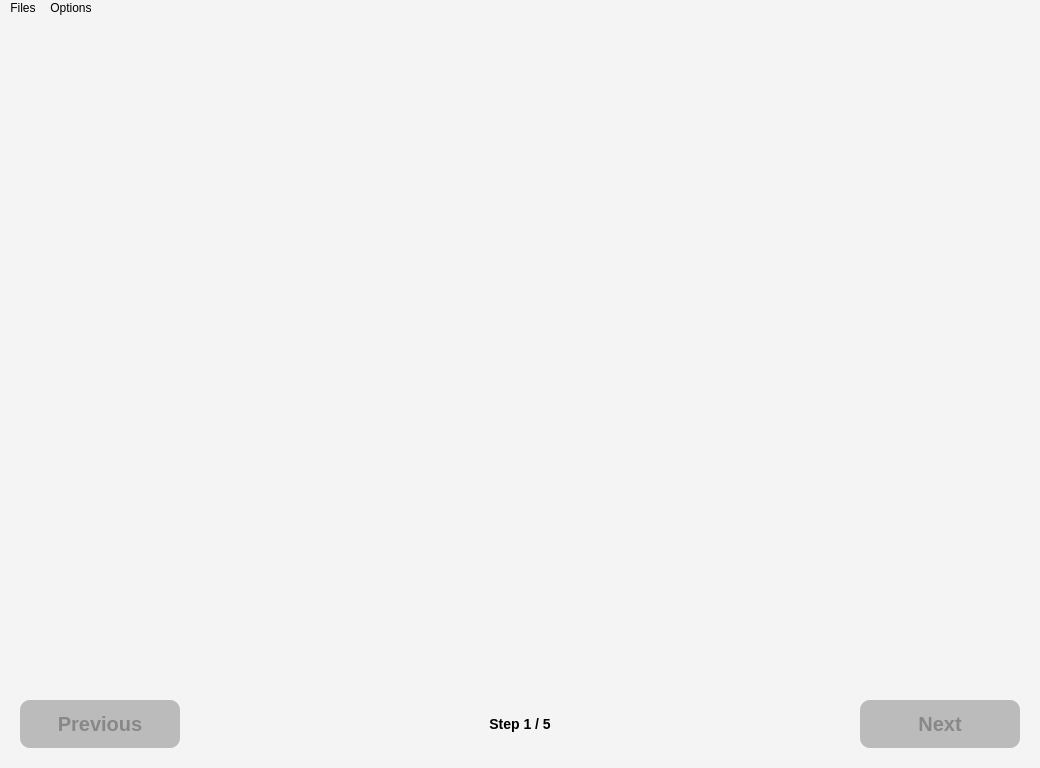
<?xml version="1.0" encoding="UTF-8"?>
<ui version="4.0">
 <class>dicomifier::ihm::MainFrame</class>
 <widget class="QMainWindow" name="dicomifier::ihm::MainFrame">
  <property name="geometry">
   <rect>
    <x>0</x>
    <y>0</y>
    <width>1040</width>
    <height>768</height>
   </rect>
  </property>
  <property name="minimumSize">
   <size>
    <width>1040</width>
    <height>768</height>
   </size>
  </property>
  <property name="contextMenuPolicy">
   <enum>Qt::NoContextMenu</enum>
  </property>
  <property name="windowTitle">
   <string>Dicomifier Interface</string>
  </property>
  <property name="styleSheet">
   <string notr="true">QWidget 
{
    background-color: #F4F4F4;
}

QWidget #menuBar
{
    border: none;
}

QMenuBar 
{
    background-color: qlineargradient(x1:0, y1:0, x2:0, y2:1,
                                      stop:0 #EEEEEE, stop:1 #BBBBBB);
}
 
QMenuBar::item 
{
    spacing: 3px; /* spacing between menu bar items */
    padding: 1px 4px;
    background: transparent;
    border-radius: 4px;
}

QMenuBar::item:selected 
{
    border-color: lightblue;
    background: rgba(200, 200, 200, 255);
}

QMenuBar::item:pressed 
{
    background: rgba(200, 200, 200, 200);
}

QMenu 
{
    background-color: white;
    margin: 2px; /* some spacing around the menu */
}

QMenu::item 
{
    padding: 2px 25px 2px 20px;
    border: 1px solid transparent;
}

QMenu::item:selected 
{
    border-color: lightblue;
    background: rgba(200, 200, 200, 150);
}
 
QMenu::icon:checked 
{
    background: #CCCCCC;
    border: 1px inset lightblue;
    position: absolute;
    top: 1px;
    right: 1px;
    bottom: 1px;
    left: 1px;
}

QMenu::separator 
{
    height: 2px;
    background: #BBBBBB;
    margin-left: 5spx;
    margin-right: 5px;
}

QMenu::indicator 
{
    width: 13px;
    height: 13px;
}
</string>
  </property>
  <widget class="QWidget" name="centralWidget">
   <property name="styleSheet">
    <string notr="true">QPushButton
{
    background-color: #2266FF;
    border: 1px solid grey;
    border-radius: 10px;
    margin: 20px;
    font-size: 20px;
    font-weight: bold;
    color: black;
}

QPushButton:disabled
{
    background-color: #BBBBBB;
    color: #888888;
}

QPushButton:pressed
{
    background-color: #22BBFF;
}

QPushButton:checked
{
    border: 1px solid grey;
    border-radius: 10px;
}</string>
   </property>
   <layout class="QGridLayout" name="gridLayout_2" rowstretch="0,0">
    <property name="leftMargin">
     <number>0</number>
    </property>
    <property name="topMargin">
     <number>0</number>
    </property>
    <property name="rightMargin">
     <number>0</number>
    </property>
    <property name="bottomMargin">
     <number>0</number>
    </property>
    <property name="spacing">
     <number>0</number>
    </property>
    <item row="1" column="0" alignment="Qt::AlignBottom">
     <widget class="QWidget" name="stepBand" native="true">
      <property name="enabled">
       <bool>true</bool>
      </property>
      <property name="minimumSize">
       <size>
        <width>1024</width>
        <height>88</height>
       </size>
      </property>
      <property name="maximumSize">
       <size>
        <width>16777215</width>
        <height>88</height>
       </size>
      </property>
      <property name="styleSheet">
       <string notr="true">QWidget 
{
    border: none;
    font-weight: bold;
}

QLabel
{
    background: transparent;
    font-size: 14px;
}</string>
      </property>
      <layout class="QGridLayout" name="gridLayout_3" rowstretch="0,0" rowminimumheight="0,0">
       <property name="leftMargin">
        <number>0</number>
       </property>
       <property name="topMargin">
        <number>0</number>
       </property>
       <property name="rightMargin">
        <number>0</number>
       </property>
       <property name="bottomMargin">
        <number>0</number>
       </property>
       <property name="spacing">
        <number>0</number>
       </property>
       <item row="1" column="2">
        <widget class="QLabel" name="stepNumberLabel">
         <property name="text">
          <string>Step 1 / 5</string>
         </property>
         <property name="scaledContents">
          <bool>true</bool>
         </property>
         <property name="alignment">
          <set>Qt::AlignCenter</set>
         </property>
        </widget>
       </item>
       <item row="1" column="4">
        <widget class="QPushButton" name="nextButton">
         <property name="enabled">
          <bool>false</bool>
         </property>
         <property name="minimumSize">
          <size>
           <width>200</width>
           <height>88</height>
          </size>
         </property>
         <property name="maximumSize">
          <size>
           <width>200</width>
           <height>88</height>
          </size>
         </property>
         <property name="text">
          <string>Next</string>
         </property>
        </widget>
       </item>
       <item row="1" column="0">
        <widget class="QPushButton" name="previousButton">
         <property name="enabled">
          <bool>false</bool>
         </property>
         <property name="minimumSize">
          <size>
           <width>200</width>
           <height>88</height>
          </size>
         </property>
         <property name="maximumSize">
          <size>
           <width>200</width>
           <height>88</height>
          </size>
         </property>
         <property name="text">
          <string>Previous</string>
         </property>
        </widget>
       </item>
       <item row="1" column="1">
        <spacer name="horizontalSpacer">
         <property name="orientation">
          <enum>Qt::Horizontal</enum>
         </property>
         <property name="sizeHint" stdset="0">
          <size>
           <width>40</width>
           <height>20</height>
          </size>
         </property>
        </spacer>
       </item>
       <item row="1" column="3">
        <spacer name="horizontalSpacer_2">
         <property name="orientation">
          <enum>Qt::Horizontal</enum>
         </property>
         <property name="sizeHint" stdset="0">
          <size>
           <width>40</width>
           <height>20</height>
          </size>
         </property>
        </spacer>
       </item>
      </layout>
     </widget>
    </item>
    <item row="0" column="0">
     <widget class="QWidget" name="stepWidget" native="true">
      <property name="sizePolicy">
       <sizepolicy hsizetype="Expanding" vsizetype="Expanding">
        <horstretch>0</horstretch>
        <verstretch>0</verstretch>
       </sizepolicy>
      </property>
      <property name="styleSheet">
       <string notr="true">QTreeView 
{
    show-decoration-selected: 1;
    margin: 5px;
    border-radius: 10px;
    border: 1px solid #2299FF;
}

QTreeView:disabled
{
    border: 1px solid #999999;
}

QTreeView::item 
{
    border-top-color: transparent;
    border-bottom-color: transparent;
    height: 20px;
}

QTreeView::item:hover 
{
    background: qlineargradient(x1: 0, y1: 0, x2: 0, y2: 1, stop: 0 #e7effd, stop: 1 #cbdaf1);
    border: 1px solid #bfcde4;
}

 QTreeView::item:selected {
     border: 1px solid #567dbc;
 }

QTreeView::item:selected:active{
     background: qlineargradient(x1: 0, y1: 0, x2: 0, y2: 1, stop: 0 #6ea1f1, stop: 1 #567dbc);
}

QTreeView::item:selected:!active {
     background: qlineargradient(x1: 0, y1: 0, x2: 0, y2: 1, stop: 0 #6b9be8, stop: 1 #577fbf);
}

QTreeView::indicator 
{
	width: 32px;
	height: 32px;
}

 QTreeView::indicator:unchecked {
     image: url(:/images/checkbox_unchecked);
 }

 QTreeView::indicator:unchecked:disabled {
     image: url(:/images/checkbox_unchecked_off);
 }
 
 QTreeView::indicator:unchecked:hover {
     image: url(:/images/checkbox_unchecked);
 }
 
 QTreeView::indicator:unchecked:pressed {
     image: url(:/images/checkbox_unchecked);
 }
 
 QTreeView::indicator:checked {
     image: url(:/images/checkbox_checked);
 }
 
 QTreeView::indicator:checked:disabled {
     image: url(:/images/checkbox_checked_off);
 }
 
 QTreeView::indicator:checked:hover {
     image: url(:/images/checkbox_checked);
 }
 
 QTreeView::indicator:checked:pressed {
     image: url(:/images/checkbox_checked);
 }
 
 QTreeView::indicator:indeterminate {
     image: url(:/images/checkbox_partial);
 }
 
 QTreeView::indicator:indeterminate:disabled {
     image: url(:/images/checkbox_partial_off);
 }
 
 QTreeView::indicator:indeterminate:hover {
     image: url(:/images/checkbox_partial);
 }
 
 QTreeView::indicator:indeterminate:pressed {
     image: url(:/images/checkbox_partial);
 }

QTreeView::branch:has-children:!has-siblings:closed,
QTreeView::branch:closed:has-children:has-siblings 
{
    border-image: none;
    image: url(:/images/treeview_closed);
	margin-left: 5px;
 }

QTreeView::branch:open:has-children:!has-siblings,
QTreeView::branch:open:has-children:has-siblings  
{
    border-image: none;
    image: url(:/images/treeview_open);
	margin-left: 5px;
 }

QWidget #widget
{
    border: none;
    margin: 0px 2px;
}

QHeaderView::section 
{
    background: transparent;
    color: #777777;
    padding-left: 4px;
}

QHeaderView
{
    background: transparent;
    border-bottom: 1px solid #2299FF;
}

QHeaderView:disabled
{
    border-bottom: 1px solid #999999;
}

QLabel
{
    background: transparent;
    border: none;
    font-size: 18px;
    margin: 10px 5px;
}

QLineEdit
{
    margin: 0px 5px;
    background-color: white;
    border-radius: 8px;
    border: 1px solid #2299FF;
}

QLineEdit:disabled
{
    border: 1px solid #999999;
    background-color: #F2F2F2;
}

QCheckBox
{
    font-size: 18px;
    spacing: 10px;
}
 
 QCheckBox::indicator 
{
	width: 32px;
	height: 32px;
}

QCheckBox::indicator:unchecked {
     image: url(:/images/checkbox_unchecked);
 }

 QCheckBox::indicator:unchecked:disabled {
     image: url(:/images/checkbox_unchecked_off);
 }
 
 QCheckBox::indicator:unchecked:hover {
     image: url(:/images/checkbox_unchecked);
 }
 
 QCheckBox::indicator:unchecked:pressed {
     image: url(:/images/checkbox_unchecked);
 }
 
 QCheckBox::indicator:checked {
     image: url(:/images/checkbox_checked);
 }
 
 QCheckBox::indicator:checked:disabled {
     image: url(:/images/checkbox_checked_off);
 }
 
 QCheckBox::indicator:checked:hover {
     image: url(:/images/checkbox_checked);
 }
 
 QCheckBox::indicator:checked:pressed {
     image: url(:/images/checkbox_checked);
 }
 
 QCheckBox::indicator:indeterminate {
     image: url(:/images/checkbox_partial);
 }
 
 QCheckBox::indicator:indeterminate:disabled {
     image: url(:/images/checkbox_partial_off);
 }
 
 QCheckBox::indicator:indeterminate:hover {
     image: url(:/images/checkbox_partial);
 }
 
 QCheckBox::indicator:indeterminate:pressed {
     image: url(:/images/checkbox_partial);
 }

QRadioButton
{
    margin: 5px 15px;
    font-size: 18px;
    background: transparent;
    border: none;
}

QRadioButton::indicator {
     width: 20px;
     height: 20px;
 }
 
 QRadioButton::indicator::unchecked {
     image: url(:/images/radiobutton_unchecked);
 }
 
 QRadioButton::indicator:unchecked:disabled {
     image: url(:/images/radiobutton_unchecked_off);
 }
 
 QRadioButton::indicator:unchecked:hover {
     image: url(:/images/radiobutton_unchecked);
 }
 
 QRadioButton::indicator:unchecked:pressed {
     image: url(:/images/radiobutton_unchecked);
 }
 
 QRadioButton::indicator::checked {
     image: url(:/images/radiobutton_checked);
 }

QRadioButton::indicator:checked:disabled
{
	image: url(:/images/radiobutton_checked_off);
}
 
 QRadioButton::indicator:checked:hover {
     image: url(:/images/radiobutton_checked);
 }
 
 QRadioButton::indicator:checked:pressed {
     image: url(:/images/radiobutton_checked);
 }
</string>
      </property>
      <layout class="QVBoxLayout" name="verticalLayout"/>
     </widget>
    </item>
   </layout>
  </widget>
  <widget class="QMenuBar" name="menuBar">
   <property name="geometry">
    <rect>
     <x>0</x>
     <y>0</y>
     <width>1040</width>
     <height>23</height>
    </rect>
   </property>
   <widget class="QMenu" name="menuFiles">
    <property name="title">
     <string>Files</string>
    </property>
    <addaction name="actionNew"/>
    <addaction name="separator"/>
    <addaction name="actionQuit"/>
   </widget>
   <widget class="QMenu" name="menuOptions">
    <property name="title">
     <string>Options</string>
    </property>
    <addaction name="actionPreferences"/>
   </widget>
   <addaction name="menuFiles"/>
   <addaction name="menuOptions"/>
  </widget>
  <action name="actionNew">
   <property name="text">
    <string>New</string>
   </property>
  </action>
  <action name="actionQuit">
   <property name="text">
    <string>Quit</string>
   </property>
  </action>
  <action name="actionPreferences">
   <property name="text">
    <string>Preferences</string>
   </property>
  </action>
 </widget>
 <resources/>
 <connections/>
</ui>
